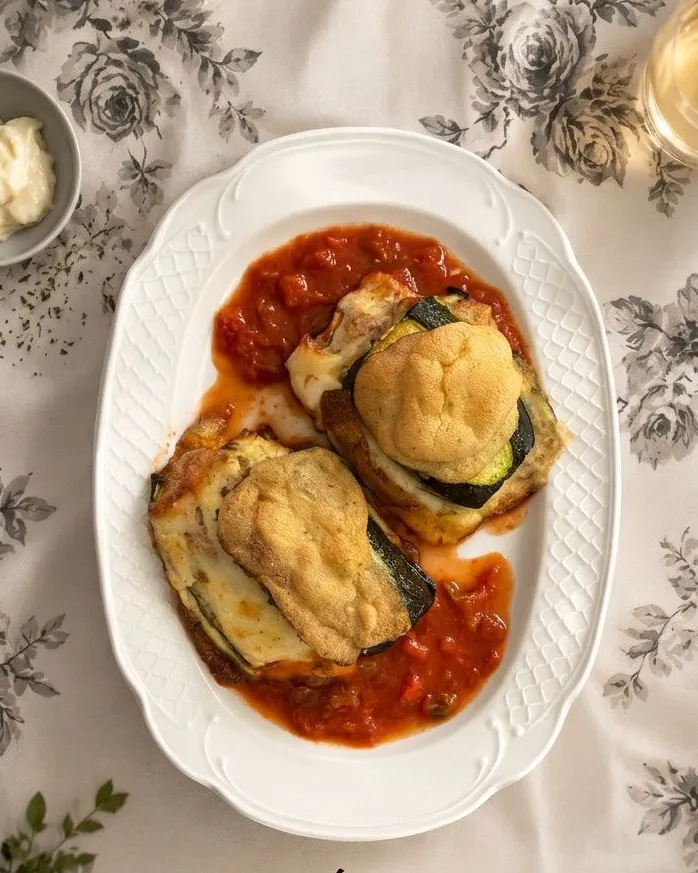
#> input picture assets/img/calabacin-relleno.webp, 698 x 873 px, given in place of WhatsApp Image 2026-07-04 at 14.40.57.jpeg, which was not available
$ python process_photos.py
#> lines starting #> are read from the running program, lines starting #| are printed output that depends on the picture; pictures that were not available may be replaced by others from this repository, and a replacement may not be noted
# Dev-time only. Crops the promo text/price overlay off each client photo
# (baked into the bottom of every WhatsApp image) and exports role-specific WebP sizes.
from PIL import Image
import os

SRC = os.path.join(os.path.dirname(__file__), "..", "assets", "photos", "source")
OUT = os.path.join(os.path.dirname(__file__), "..", "assets", "img")
os.makedirs(OUT, exist_ok=True)


def safe_crop_top(path):
    im = Image.open(path).convert("RGB")
#> im is the input picture: PIL image 698x873 RGB; mean R, G, B 182.6, 155.8, 129.1
    w, h = im.size
#> w = 698; h = 873
    # Per-pixel dark-band text detection was unreliable: dark meat/sauce inside
    # the dish itself kept triggering false positives and slicing through the
    # plate. Every photo in this batch shares the same fixed template instead
    # (verified by eye across the whole set): the plate always sits between
    # ~15-28% and ~73-78% of the frame height, and the promo text band always
    # starts at ~78-88%. A fixed percentage crop is therefore both safer and
    # more consistent than per-image detection.
    TOP, BOTTOM = 0.06, 0.79
    return im.crop((0, int(h * TOP), w, int(h * BOTTOM)))
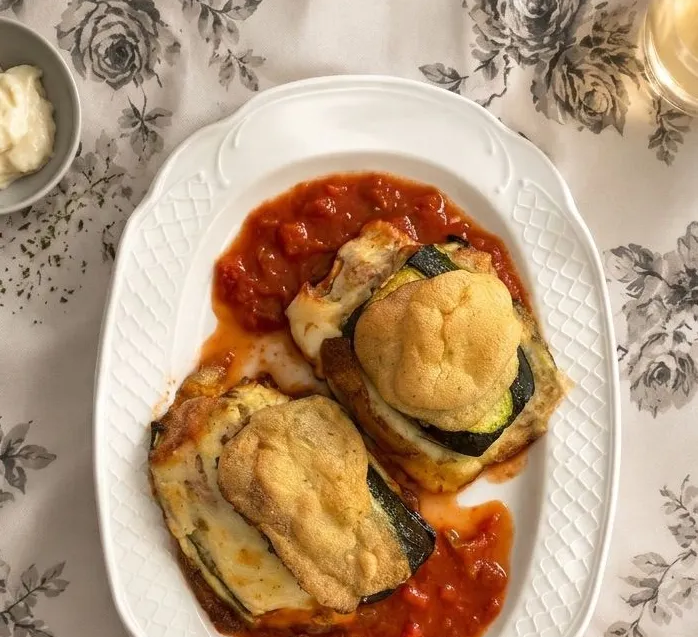
#> returned value: PIL image 698x637 RGB; mean R, G, B 180.5, 150.7, 120.8


def to_ratio(im, target_ratio):
    """Crop width or height symmetrically (centered) so the image matches
    target_ratio (width/height) exactly. This makes the CSS box's own
    object-fit:cover a no-op instead of a second, unpredictable crop on
    top of ours -- that mismatch was what kept slicing plates in the
    dish cards, gallery grid and collage."""
#> called with target_ratio = 0.8
    w, h = im.size
#> w = 698; h = 637
    current = w / h
#> current = 1.1
    if current > target_ratio:
        new_w = round(h * target_ratio)
#> new_w = 510
        x0 = (w - new_w) // 2
#> x0 = 94
        return im.crop((x0, 0, x0 + new_w, h))
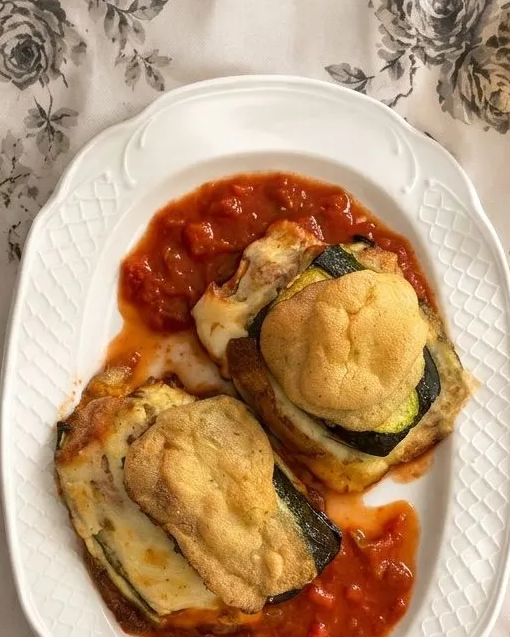
#> returned value: PIL image 510x637 RGB; mean R, G, B 184.2, 149.8, 116.1
    elif current < target_ratio:
        new_h = round(w / target_ratio)
        y0 = (h - new_h) // 2
        return im.crop((0, y0, w, y0 + new_h))
    return im


def export(cropped, name, max_w, quality, ratio=None):
    img = cropped
    if ratio:
        img = to_ratio(img, ratio)
    w, h = img.size
#> w = 510; h = 637
    if w > max_w:
        new_h = round(h * (max_w / w))
        img = img.resize((max_w, new_h), Image.LANCZOS)
    outp = os.path.join(OUT, name)
    img.save(outp, "WEBP", quality=quality)
    print(name, img.size, round(os.path.getsize(outp) / 1024), "KB")
#| costilla-cerdo.webp (510, 637) 47 KB


CARD_RATIO = 4 / 5  # matches .dish-photo / .gallery-item / collage boxes in styles.css


# role: (source filename, output name, max width, quality, force_ratio)
JOBS = [
    # --- La Carta: 10 platos (fixed to match .dish-photo aspect-ratio:4/5) ---
    ("WhatsApp Image 2026-07-04 at 14.40.57.jpeg", "costilla-cerdo.webp", 1400, 80, CARD_RATIO),
    ("WhatsApp Image 2026-07-04 at 14.40.56.jpeg", "lomo-iberico.webp", 1400, 80, CARD_RATIO),
    ("WhatsApp Image 2026-07-04 at 14.42.20 (1).jpeg", "tortilla-patatas.webp", 1400, 80, CARD_RATIO),
    ("WhatsApp Image 2026-07-04 at 14.41.03 (1).jpeg", "merluza-escabeche.webp", 1400, 80, CARD_RATIO),
    ("WhatsApp Image 2026-07-04 at 14.42.20.jpeg", "ensalada-campera.webp", 1400, 80, CARD_RATIO),
    ("WhatsApp Image 2026-07-04 at 14.42.21.jpeg", "gulas-gallega.webp", 1400, 80, CARD_RATIO),
    ("WhatsApp Image 2026-07-04 at 14.41.00 (1).jpeg", "calabacin-relleno.webp", 1400, 80, CARD_RATIO),
    ("WhatsApp Image 2026-07-04 at 14.40.44.jpeg", "pimientos-rellenos.webp", 1400, 80, CARD_RATIO),
    ("WhatsApp Image 2026-07-04 at 14.41.05.jpeg", "sardinas-escabeche.webp", 1400, 80, CARD_RATIO),
    ("WhatsApp Image 2026-07-04 at 14.40.43.jpeg", "muslo-pollo.webp", 1400, 80, CARD_RATIO),
    # --- Hero (full-bleed background, no fixed box -- object-fit:cover handles any ratio) ---
    ("WhatsApp Image 2026-07-04 at 14.40.57.jpeg", "hero.webp", 2000, 78, None),
    # --- El Local collage (3) -- boxes in styles.css updated to aspect-ratio:4/5 too ---
    ("WhatsApp Image 2026-07-04 at 14.40.58.jpeg", "local-1.webp", 1000, 80, CARD_RATIO),
    ("WhatsApp Image 2026-07-04 at 14.41.20.jpeg", "local-2.webp", 1000, 80, CARD_RATIO),
    ("WhatsApp Image 2026-07-04 at 14.42.21 (1).jpeg", "local-3.webp", 1000, 80, CARD_RATIO),
    # --- Grupos y celebraciones bg (full-bleed, no fixed box) ---
    ("WhatsApp Image 2026-07-04 at 14.42.20 (4).jpeg", "grupos-bg.webp", 1800, 78, None),
    # --- Galeria extras (fixed to match .gallery-item aspect-ratio:4/5) ---
    ("WhatsApp Image 2026-07-04 at 14.40.39.jpeg", "gal-coliflor.webp", 700, 76, CARD_RATIO),
    ("WhatsApp Image 2026-07-04 at 14.40.51 (1).jpeg", "gal-rollito-mar.webp", 700, 76, CARD_RATIO),
    ("WhatsApp Image 2026-07-04 at 14.40.51.jpeg", "gal-crujientes.webp", 700, 76, CARD_RATIO),
    ("WhatsApp Image 2026-07-04 at 14.40.55.jpeg", "gal-atun-tomate.webp", 700, 76, CARD_RATIO),
    ("WhatsApp Image 2026-07-04 at 14.40.57 (1).jpeg", "gal-sardinillas.webp", 700, 76, CARD_RATIO),
    ("WhatsApp Image 2026-07-04 at 14.40.59.jpeg", "gal-almeja-hueva.webp", 700, 76, CARD_RATIO),
    ("WhatsApp Image 2026-07-04 at 14.41.01.jpeg", "gal-pisto.webp", 700, 76, CARD_RATIO),
    ("WhatsApp Image 2026-07-04 at 14.41.02.jpeg", "gal-menestra.webp", 700, 76, CARD_RATIO),
    ("WhatsApp Image 2026-07-04 at 14.41.03.jpeg", "gal-garbanzos.webp", 700, 76, CARD_RATIO),
    ("WhatsApp Image 2026-07-04 at 14.41.05 (1).jpeg", "gal-brocoli.webp", 700, 76, CARD_RATIO),
    ("WhatsApp Image 2026-07-04 at 14.41.06.jpeg", "gal-ensalada-coliflor.webp", 700, 76, CARD_RATIO),
    ("WhatsApp Image 2026-07-04 at 14.41.07.jpeg", "gal-caballa.webp", 700, 76, CARD_RATIO),
    ("WhatsApp Image 2026-07-04 at 14.42.20 (2).jpeg", "gal-tortilla-espinacas.webp", 700, 76, CARD_RATIO),
    ("WhatsApp Image 2026-07-04 at 14.42.20 (3).jpeg", "gal-sardinas-ahumadas.webp", 700, 76, CARD_RATIO),
]

cache = {}
for src, name, max_w, quality, ratio in JOBS:
    srcp = os.path.join(SRC, src)
    if src not in cache:
        cache[src] = safe_crop_top(srcp)
    export(cache[src], name, max_w, quality, ratio)
#> pass 2 of the loop `for src, name, max_w, quality, ratio in JOBS:`:
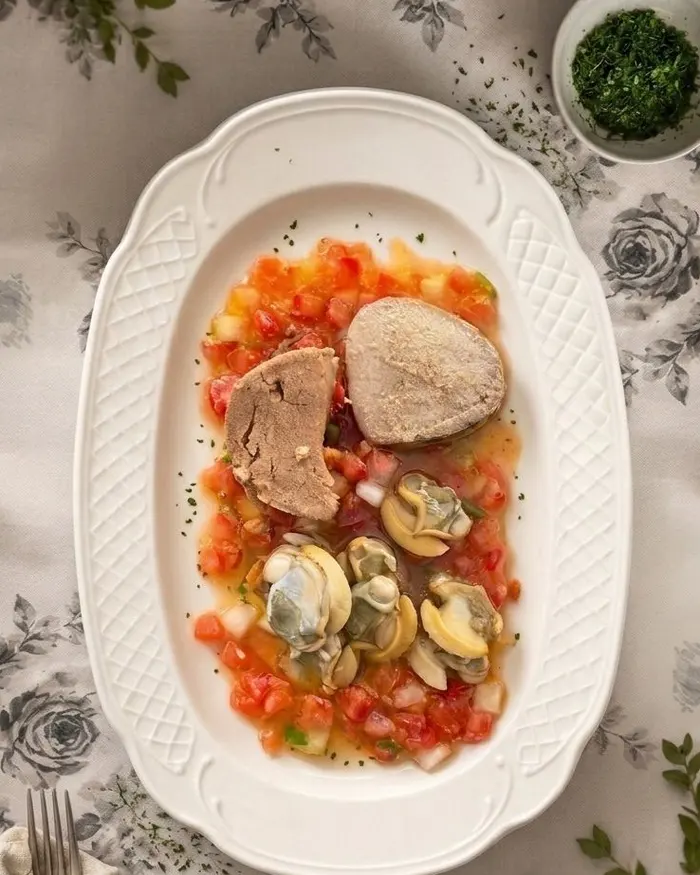
#> input picture assets/img/gal-almeja-hueva.webp, 700 x 875 px, given in place of WhatsApp Image 2026-07-04 at 14.40.56.jpeg, which was not available
#> in safe_crop_top, im is the input picture: PIL image 700x875 RGB; mean R, G, B 185.6, 159.1, 136.3
#> in safe_crop_top (call 2), `return im.crop((0, int(h * TOP), w, int(h * BOTTOM)))`:
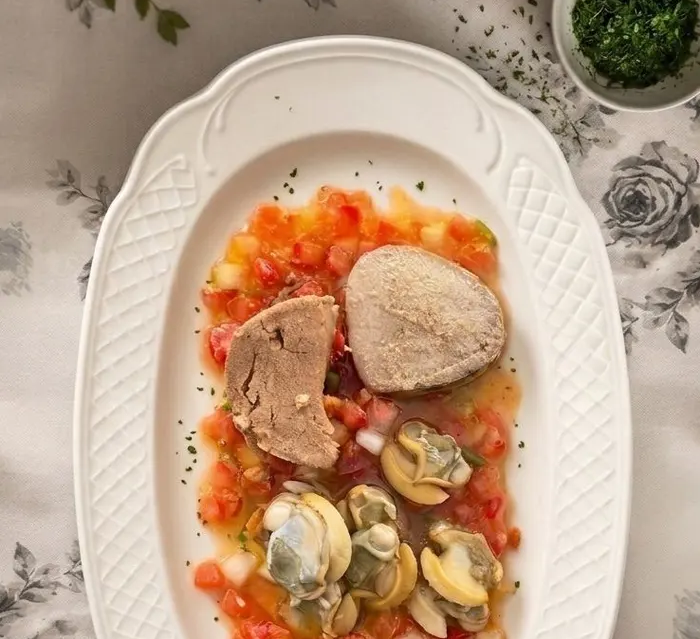
#> returned value: PIL image 700x639 RGB; mean R, G, B 190, 161.3, 136.7
#> in to_ratio (call 2), `return im.crop((x0, 0, x0 + new_w, h))`:
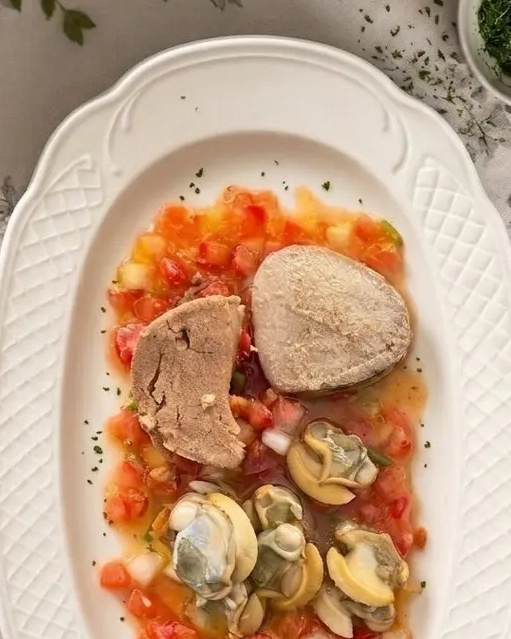
#> returned value: PIL image 511x639 RGB; mean R, G, B 194.9, 159.9, 131.2
#| lomo-iberico.webp (511, 639) 37 KB
#> (the run stopped early here; a loop or call above may not have finished)
